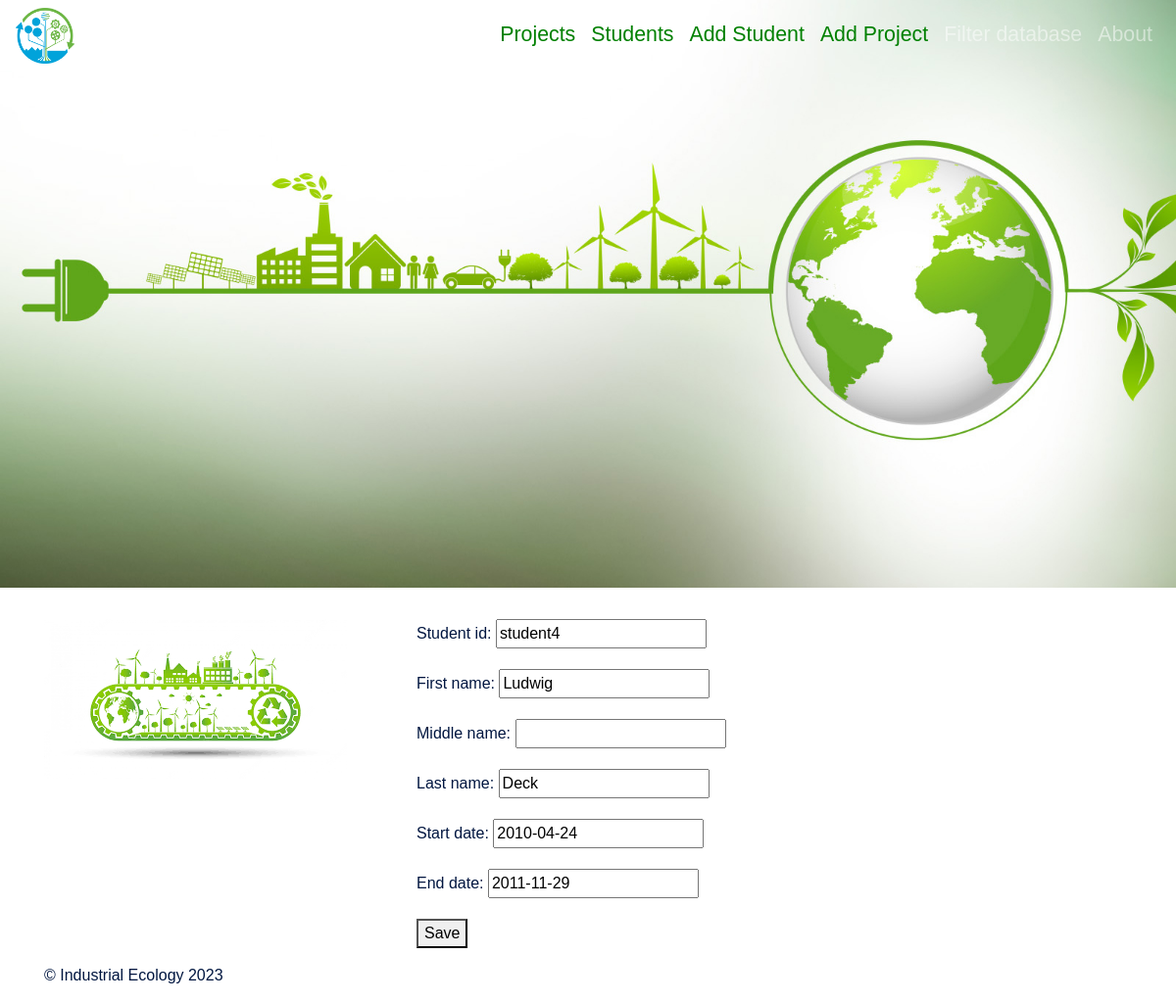
/student/student4/update, run on an earlier commit of the app's database.
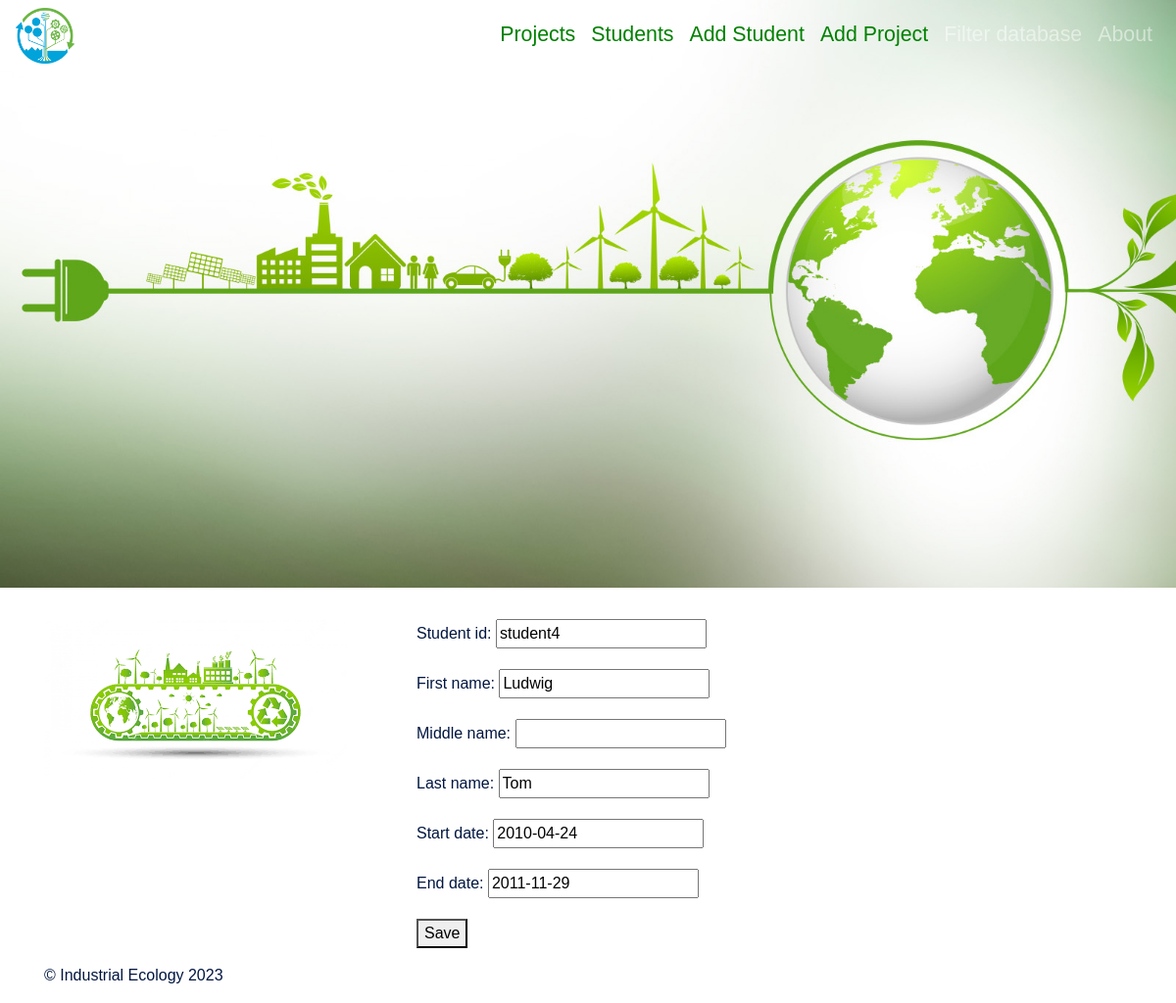
And on a later commit of the database.
### filter_db/models.py (models this page shows, shortened)
class Student(models.Model):
    student_id = models.CharField(
        primary_key=True,
        unique=True,
        null=False,
        blank=False,
        max_length=50,
    )
    first_name = models.CharField(
        unique=False,
        null=False,
        blank=False,
        max_length=50,
    )
    middle_name = models.CharField(
        unique=False,
        null=True,
        blank=True,
        max_length=50,
    )
    last_name = models.CharField(
        unique=False,
        null=False,
        blank=False,
        max_length=50,
    )
    start_date = models.DateField()
    end_date = models.DateField()

### filter_db/views.py (the view)
# urls.py: path('student/<str:pk>/update', views.StudentUpdateView.as_view(),name = 'student_form'),
class StudentUpdateView(generic.UpdateView) :
    model = models.Student
    template_name = 'student_form.html'
    fields = ['student_id','first_name','middle_name','last_name','start_date','end_date']

### filter_db/templates/student_form.html (shortened to what this page needs)
{% extends 'base.html' %}
{% load crispy_forms_tags %}
{% block content %}
<form method="post">
    {{ form.as_p}}
    <button  type ="submit" class "btn btn-primary">Save</button>
</form>
{% endblock content %}

What changed in the data, as far as the page shows it:
changed Student "student4": last_name "Deck" → "Tom"
